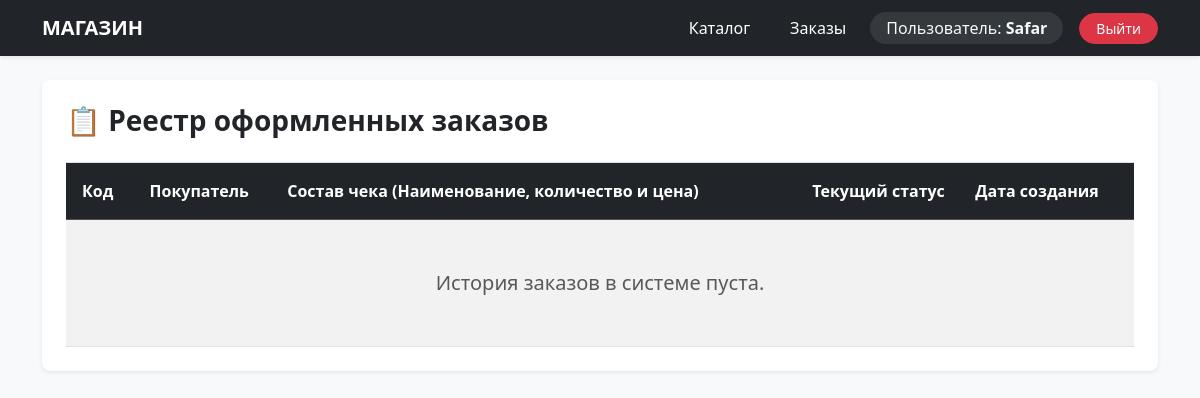
Before: /orders/ (signed in) with the older database file.
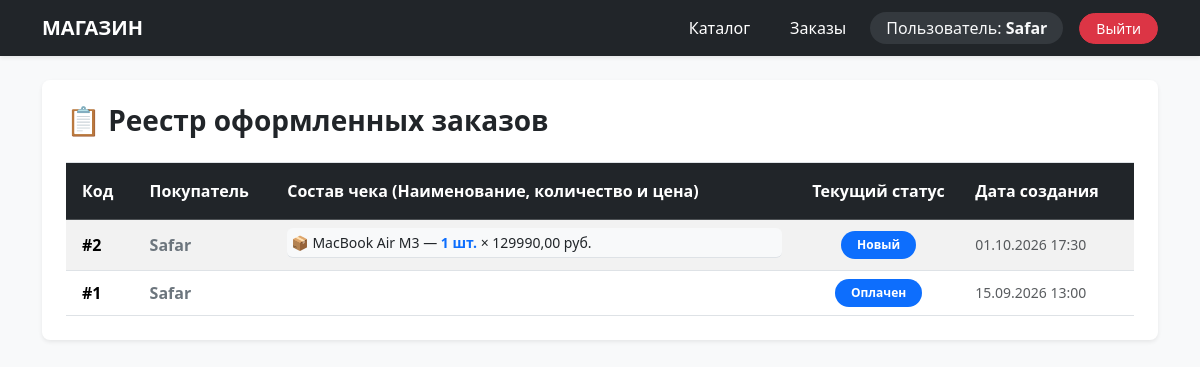
After: the same page with the newer database file.
### main/models.py (models this page shows, shortened)
class Order(models.Model):
    user = models.ForeignKey(User, on_delete=models.CASCADE)
    status = models.CharField(max_length=50, default='Новый')
    created_at = models.DateTimeField(auto_now_add=True)

class OrderItem(models.Model):
    order = models.ForeignKey(Order, on_delete=models.CASCADE, related_name='items')
    product = models.ForeignKey(Product, on_delete=models.PROTECT)
    quantity = models.PositiveIntegerField(default=1)
    price_at_purchase = models.DecimalField(max_digits=10, decimal_places=2)

class Product(models.Model):
    name = models.CharField(max_length=100)
    price = models.DecimalField(max_digits=10, decimal_places=2)
    category = models.ForeignKey(Category, on_delete=models.PROTECT)
    stock_quantity = models.PositiveIntegerField(default=0)
    is_deleted = models.BooleanField(default=False)

### main/views.py (the view)
# urls.py: path('orders/', OrderHistoryView.as_view(), name='order_history'),
class OrderHistoryView(LoginRequiredMixin, ListView):
    model = Order
    template_name = 'order_history.html'
    context_object_name = 'orders'
    def get_queryset(self):
        if self.request.user.is_staff:
            return Order.objects.all().order_by('-created_at')
        return Order.objects.filter(user=self.request.user).order_by('-created_at')

### main/templates/order_history.html (shortened to what this page needs)
{% extends 'base.html' %}
{% block content %}
<div class="card border-0 shadow-sm rounded-3 bg-white p-4">
    <h3 class="fw-bold mb-4">📋 Реестр оформленных заказов</h3>
    <div class="table-responsive">
        <table class="table table-hover table-striped align-middle border-top mb-0">
            <thead class="table-dark">
                <tr>
                    <th scope="col" class="py-3 px-3">Код</th>
                    <th scope="col" class="py-3">Покупатель</th>
                    <th scope="col" class="py-3">Состав чека (Наименование, количество и цена)</th>
                    <th scope="col" class="py-3 text-center">Текущий статус</th>
                    <th scope="col" class="py-3">Дата создания</th>
                </tr>
            </thead>
            <tbody>
                {% for order in orders %}
                <tr>
                    <td class="px-3"><strong>#{{ order.id }}</strong></td>
                    <td class="fw-bold text-secondary">{{ order.user.username }}</td>
                    <td>
                        {% for item in order.items.all %}
                        <div class="p-1 rounded bg-light border-bottom mb-1 small text-dark">
                            📦 {{ item.product.name }} — <strong class="text-primary">{{ item.quantity }} шт.</strong> ×
                            {{ item.price_at_purchase }} руб.
                        </div>
                        {% endfor %}
                    </td>
                    <td class="text-center">
                        <span class="badge bg-primary px-3 py-2 rounded-pill shadow-2xs">{{ order.status }}</span>
                    </td>
                    <td class="text-muted small">{{ order.created_at|date:"d.m.Y H:i" }}</td>
                </tr>
                {% empty %}
                <tr>
                    <td colspan="5" class="text-center py-5 text-muted fs-5">История заказов в системе пуста.</td>
                </tr>
                {% endfor %}
            </tbody>
        </table>
    </div>
</div>
{% endblock %}

Changed rows visible on the page:
added Order: id "2", user.username "Safar", status "Новый", created_at "01.10.2026 17:30"
added OrderItem: product.name "MacBook Air M3", quantity "1", price_at_purchase "129990,00"
added Order: id "1", user.username "Safar", status "Оплачен", created_at "15.09.2026 13:00"
Other visible differences:
text no longer shown: "История заказов в системе пуста."
